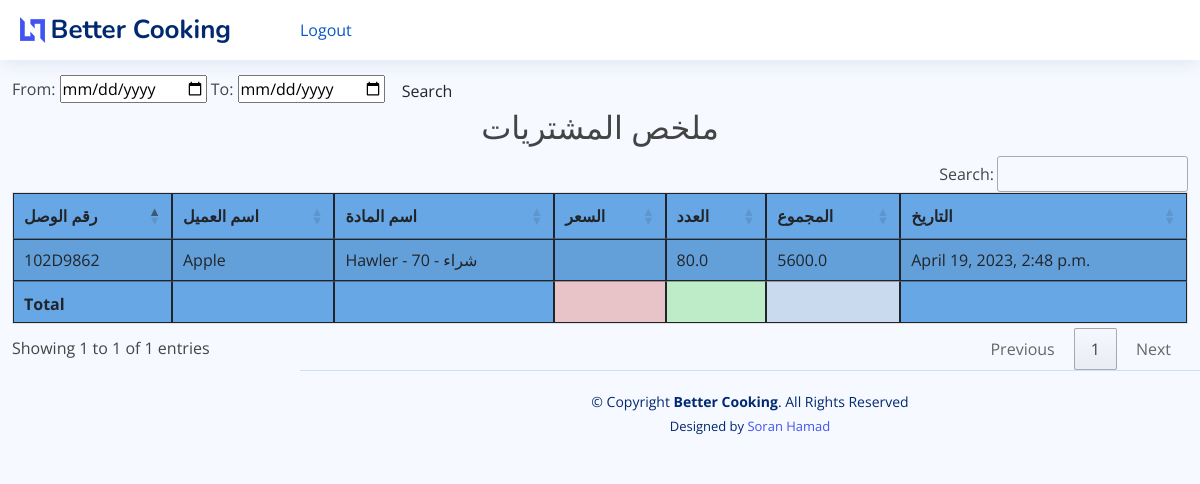
Page /purchase_report on the earlier database version.
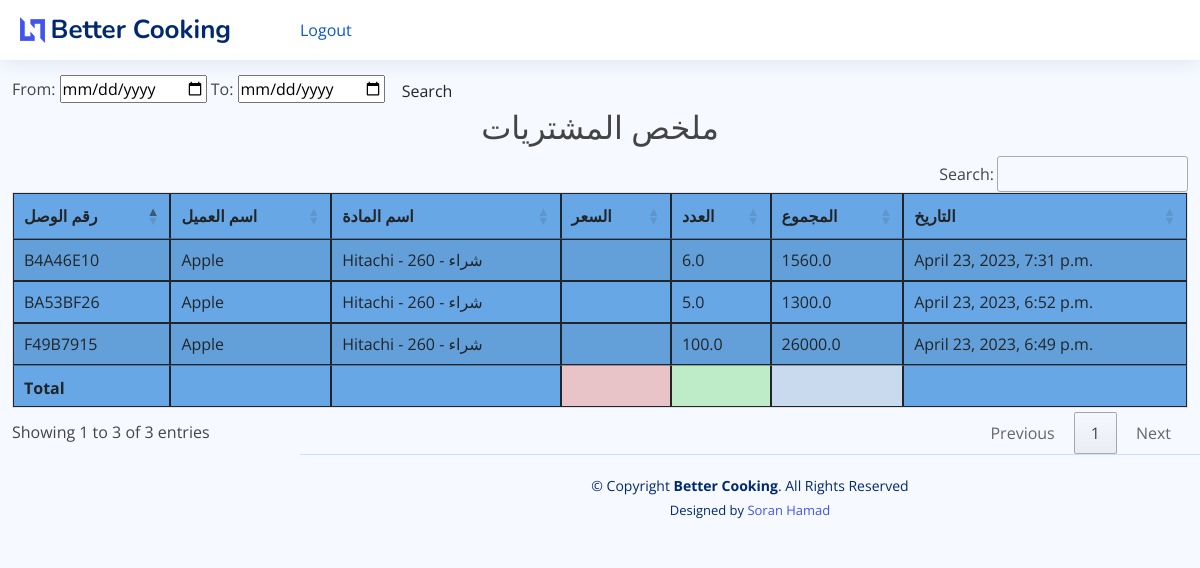
Same page on the later database version.
### core/models.py (models this page shows, shortened)
class PurchaseItem(models.Model):
    purchase_invoice = models.ForeignKey(Purchase, on_delete=models.CASCADE)
    item = models.ForeignKey(Item, on_delete=models.CASCADE)
    qty = models.FloatField()
    total_amt = models.FloatField(editable=False, default=0)
    pur_date = models.DateTimeField(auto_now_add=True)
    note = models.TextField(blank=True)
    class Meta:
        verbose_name_plural = '9. Purchased Item'

class Purchase(models.Model):
    invoice_number = models.CharField(max_length=8, unique=True, editable=False)
    vendor = models.ForeignKey(Vendor, on_delete=models.CASCADE)
    date = models.DateTimeField()
    class Meta:
        verbose_name_plural = '8. Purchase Invoice'

class Vendor(models.Model):
    full_name = models.CharField(max_length=50)
    address = models.TextField(blank=True)
    mobile = models.CharField(max_length=15, blank=True)
    status = models.BooleanField(default=False, blank=True)
    note = models.TextField(blank=True)
    class Meta:
        verbose_name_plural = '1. Vendors'
    def __str__(self):
        return self.full_name

class Item(models.Model):
    PRICELIST = (
        ('مفرد', 'مفرد'),
        ('جملة', 'جملة'),
        ('شراء', 'شراء'),
        ('قسط', 'قسط'),
    )
    name = models.CharField(max_length=255)
    price = models.PositiveIntegerField(default=1)
    price_list = models.CharField(max_length=8, choices=PRICELIST, default='مفرد')
    class Meta:
        verbose_name_plural = 'Items'
    def __str__(self):
        return f"{self.name} - {self.price} - {self.price_list}"

### core/views.py (the view)
# urls.py: path('purchase_report', views.purchase_report, name="purchase_report"),
def purchase_report(request):
    p_reports = PurchaseItem.objects.select_related()
    myFilter = Purchase_Filter(request.GET, queryset=p_reports)
    p_reports = myFilter.qs
    context = {'p_reports': p_reports, 'myFilter': myFilter}
    return render(request, 'core/reports/purchase_report.html', context)

### core/templates/core/reports/purchase_report.html (shortened to what this page needs)
{% extends 'core/base.html' %}
{% block content %}
    <br>
    <br> <br>
    <form class="form-a">
        From: <input type="date" value={{ myFilter.form.max_date }}</input>
        To: <input type="date" value={{ myFilter.form.min_date }}</input>
        <button type="submit" class="btn btn-b">Search</button>
    </form>
    <h2 class="text-center"> ملخص المشتريات </h2>
    <table id="example3" class="table table-striped" style="background-color: #68a7e5">
        <thead>
        <tr>
            <th>رقم الوصل</th>
            <th>اسم العميل</th>
            <th>اسم المادة</th>
            <th>السعر</th>
            <th>العدد</th>
            <th>المجموع</th>
            <th>التاريخ</th>
        </tr>
        </thead>
        <tbody>
        {% for i in  p_reports %}
            <tr>
                <td>{{ i.purchase_invoice.invoice_number }}</td>
                <td>{{ i.purchase_invoice.vendor }}</td>
                <td>{{ i.item }}</td>
                <td>{{ i.item_price }}</td>
                <td>{{ i.qty }}</td>
                <td>{{ i.total_amt }}</td>
                <td>{{ i.pur_date }}</td>
            </tr>
        {% endfor %}
        </tbody>
        <tfoot>
        <th></th>
        <th></th>
   <th></th>
        <th style="background-color: #e8c3c7"></th>
        <th style="background-color: #beecc8"></th>
        <th style="background-color: #c9d9ee"></th>
        <th></th>
        </tfoot>
    </table>
{% endblock %}

Differences in the rows shown:
removed PurchaseItem: purchase_invoice.invoice_number "102D9862", purchase_invoice.vendor "Apple", item "Hawler - 70 - شراء", qty "80.0", total_amt "5600.0", pur_date "April 19, 2023, 2:48 p.m."
added PurchaseItem: purchase_invoice.invoice_number "F49B7915", purchase_invoice.vendor "Apple", item "Hitachi - 260 - شراء", qty "100.0", total_amt "26000.0", pur_date "April 23, 2023, 6:49 p.m."
added PurchaseItem: purchase_invoice.invoice_number "BA53BF26", purchase_invoice.vendor "Apple", item "Hitachi - 260 - شراء", qty "5.0", total_amt "1300.0", pur_date "April 23, 2023, 6:52 p.m."
added PurchaseItem: purchase_invoice.invoice_number "B4A46E10", purchase_invoice.vendor "Apple", item "Hitachi - 260 - شراء", qty "6.0", total_amt "1560.0", pur_date "April 23, 2023, 7:31 p.m."
Other differences:
text written by a page script: "Search: Showing 1 to 1 of 1 entries Previous 1 Next" → "Search: Showing 1 to 3 of 3 entries Previous 1 Next"
